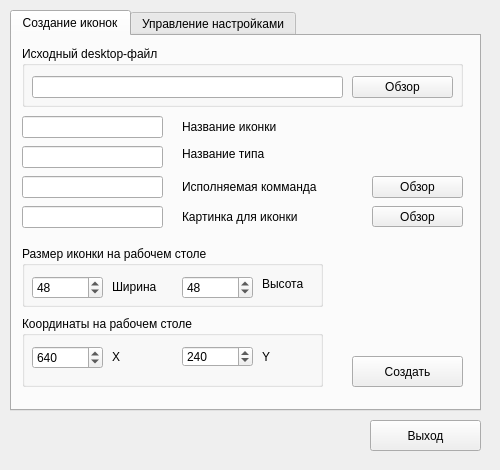
<?xml version="1.0" encoding="UTF-8"?>
<ui version="4.0">
 <class>MainWindow</class>
 <widget class="QMainWindow" name="MainWindow">
  <property name="geometry">
   <rect>
    <x>0</x>
    <y>0</y>
    <width>500</width>
    <height>470</height>
   </rect>
  </property>
  <property name="windowTitle">
   <string>Idesk-x-set</string>
  </property>
  <widget class="QWidget" name="centralWidget">
   <widget class="QPushButton" name="pushButton_Exit">
    <property name="geometry">
     <rect>
      <x>370</x>
      <y>420</y>
      <width>111</width>
      <height>31</height>
     </rect>
    </property>
    <property name="text">
     <string>Выход</string>
    </property>
   </widget>
   <widget class="QTabWidget" name="tabWidget">
    <property name="geometry">
     <rect>
      <x>10</x>
      <y>10</y>
      <width>471</width>
      <height>401</height>
     </rect>
    </property>
    <property name="currentIndex">
     <number>0</number>
    </property>
    <widget class="QWidget" name="tab">
     <attribute name="title">
      <string>Создание иконок</string>
     </attribute>
     <widget class="QPushButton" name="pushButton_Command">
      <property name="geometry">
       <rect>
        <x>360</x>
        <y>140</y>
        <width>91</width>
        <height>22</height>
       </rect>
      </property>
      <property name="text">
       <string>Обзор</string>
      </property>
     </widget>
     <widget class="QLabel" name="label_7">
      <property name="geometry">
       <rect>
        <x>170</x>
        <y>140</y>
        <width>161</width>
        <height>21</height>
       </rect>
      </property>
      <property name="text">
       <string>Исполняемая комманда</string>
      </property>
     </widget>
     <widget class="QLineEdit" name="Idesk_CaptionTip">
      <property name="geometry">
       <rect>
        <x>10</x>
        <y>110</y>
        <width>141</width>
        <height>22</height>
       </rect>
      </property>
     </widget>
     <widget class="QPushButton" name="pushButton_Icon">
      <property name="geometry">
       <rect>
        <x>360</x>
        <y>170</y>
        <width>91</width>
        <height>21</height>
       </rect>
      </property>
      <property name="text">
       <string>Обзор</string>
      </property>
     </widget>
     <widget class="QLineEdit" name="Idesk_Caption">
      <property name="geometry">
       <rect>
        <x>10</x>
        <y>80</y>
        <width>141</width>
        <height>22</height>
       </rect>
      </property>
     </widget>
     <widget class="QGroupBox" name="groupBox_3">
      <property name="geometry">
       <rect>
        <x>10</x>
        <y>280</y>
        <width>301</width>
        <height>71</height>
       </rect>
      </property>
      <property name="title">
       <string>Координаты на рабочем столе</string>
      </property>
      <widget class="QSpinBox" name="Idesk_X">
       <property name="geometry">
        <rect>
         <x>10</x>
         <y>30</y>
         <width>71</width>
         <height>23</height>
        </rect>
       </property>
       <property name="maximum">
        <number>800</number>
       </property>
       <property name="value">
        <number>640</number>
       </property>
      </widget>
      <widget class="QSpinBox" name="Idesk_Y">
       <property name="geometry">
        <rect>
         <x>160</x>
         <y>30</y>
         <width>71</width>
         <height>21</height>
        </rect>
       </property>
       <property name="maximum">
        <number>600</number>
       </property>
       <property name="value">
        <number>240</number>
       </property>
      </widget>
      <widget class="QLabel" name="label_4">
       <property name="geometry">
        <rect>
         <x>90</x>
         <y>30</y>
         <width>21</width>
         <height>21</height>
        </rect>
       </property>
       <property name="text">
        <string>X</string>
       </property>
      </widget>
      <widget class="QLabel" name="label_5">
       <property name="geometry">
        <rect>
         <x>240</x>
         <y>30</y>
         <width>21</width>
         <height>21</height>
        </rect>
       </property>
       <property name="text">
        <string>Y</string>
       </property>
      </widget>
     </widget>
     <widget class="QGroupBox" name="groupBox_2">
      <property name="geometry">
       <rect>
        <x>10</x>
        <y>210</y>
        <width>301</width>
        <height>61</height>
       </rect>
      </property>
      <property name="title">
       <string>Размер иконки на рабочем столе</string>
      </property>
      <widget class="QSpinBox" name="Idesk_Width">
       <property name="geometry">
        <rect>
         <x>10</x>
         <y>30</y>
         <width>71</width>
         <height>23</height>
        </rect>
       </property>
       <property name="value">
        <number>48</number>
       </property>
      </widget>
      <widget class="QSpinBox" name="Idesk_Height">
       <property name="geometry">
        <rect>
         <x>160</x>
         <y>30</y>
         <width>71</width>
         <height>23</height>
        </rect>
       </property>
       <property name="value">
        <number>48</number>
       </property>
      </widget>
      <widget class="QLabel" name="label_2">
       <property name="geometry">
        <rect>
         <x>90</x>
         <y>30</y>
         <width>61</width>
         <height>21</height>
        </rect>
       </property>
       <property name="text">
        <string>Ширина</string>
       </property>
      </widget>
      <widget class="QLabel" name="label_3">
       <property name="geometry">
        <rect>
         <x>240</x>
         <y>30</y>
         <width>61</width>
         <height>16</height>
        </rect>
       </property>
       <property name="text">
        <string>Высота</string>
       </property>
      </widget>
     </widget>
     <widget class="QLineEdit" name="Idesk_Command">
      <property name="geometry">
       <rect>
        <x>10</x>
        <y>140</y>
        <width>141</width>
        <height>22</height>
       </rect>
      </property>
     </widget>
     <widget class="QLabel" name="label">
      <property name="geometry">
       <rect>
        <x>170</x>
        <y>80</y>
        <width>281</width>
        <height>21</height>
       </rect>
      </property>
      <property name="text">
       <string>Название иконки</string>
      </property>
     </widget>
     <widget class="QLabel" name="label_8">
      <property name="geometry">
       <rect>
        <x>170</x>
        <y>170</y>
        <width>151</width>
        <height>21</height>
       </rect>
      </property>
      <property name="text">
       <string>Картинка для иконки</string>
      </property>
     </widget>
     <widget class="QGroupBox" name="groupBox">
      <property name="geometry">
       <rect>
        <x>10</x>
        <y>10</y>
        <width>441</width>
        <height>61</height>
       </rect>
      </property>
      <property name="title">
       <string>Исходный desktop-файл</string>
      </property>
      <widget class="QLineEdit" name="Desktop">
       <property name="geometry">
        <rect>
         <x>10</x>
         <y>30</y>
         <width>311</width>
         <height>22</height>
        </rect>
       </property>
      </widget>
      <widget class="QPushButton" name="pushButton_Desktop">
       <property name="geometry">
        <rect>
         <x>330</x>
         <y>30</y>
         <width>101</width>
         <height>22</height>
        </rect>
       </property>
       <property name="text">
        <string>Обзор</string>
       </property>
      </widget>
     </widget>
     <widget class="QLabel" name="label_6">
      <property name="geometry">
       <rect>
        <x>170</x>
        <y>110</y>
        <width>271</width>
        <height>16</height>
       </rect>
      </property>
      <property name="text">
       <string>Название типа</string>
      </property>
     </widget>
     <widget class="QLineEdit" name="Idesk_Icon">
      <property name="geometry">
       <rect>
        <x>10</x>
        <y>170</y>
        <width>141</width>
        <height>22</height>
       </rect>
      </property>
     </widget>
     <widget class="QPushButton" name="pushButton_Save">
      <property name="geometry">
       <rect>
        <x>340</x>
        <y>320</y>
        <width>111</width>
        <height>31</height>
       </rect>
      </property>
      <property name="text">
       <string>Создать</string>
      </property>
     </widget>
    </widget>
    <widget class="QWidget" name="tab_2">
     <attribute name="title">
      <string>Управление настройками</string>
     </attribute>
    </widget>
   </widget>
  </widget>
 </widget>
 <layoutdefault spacing="6" margin="11"/>
 <resources/>
 <connections/>
</ui>
